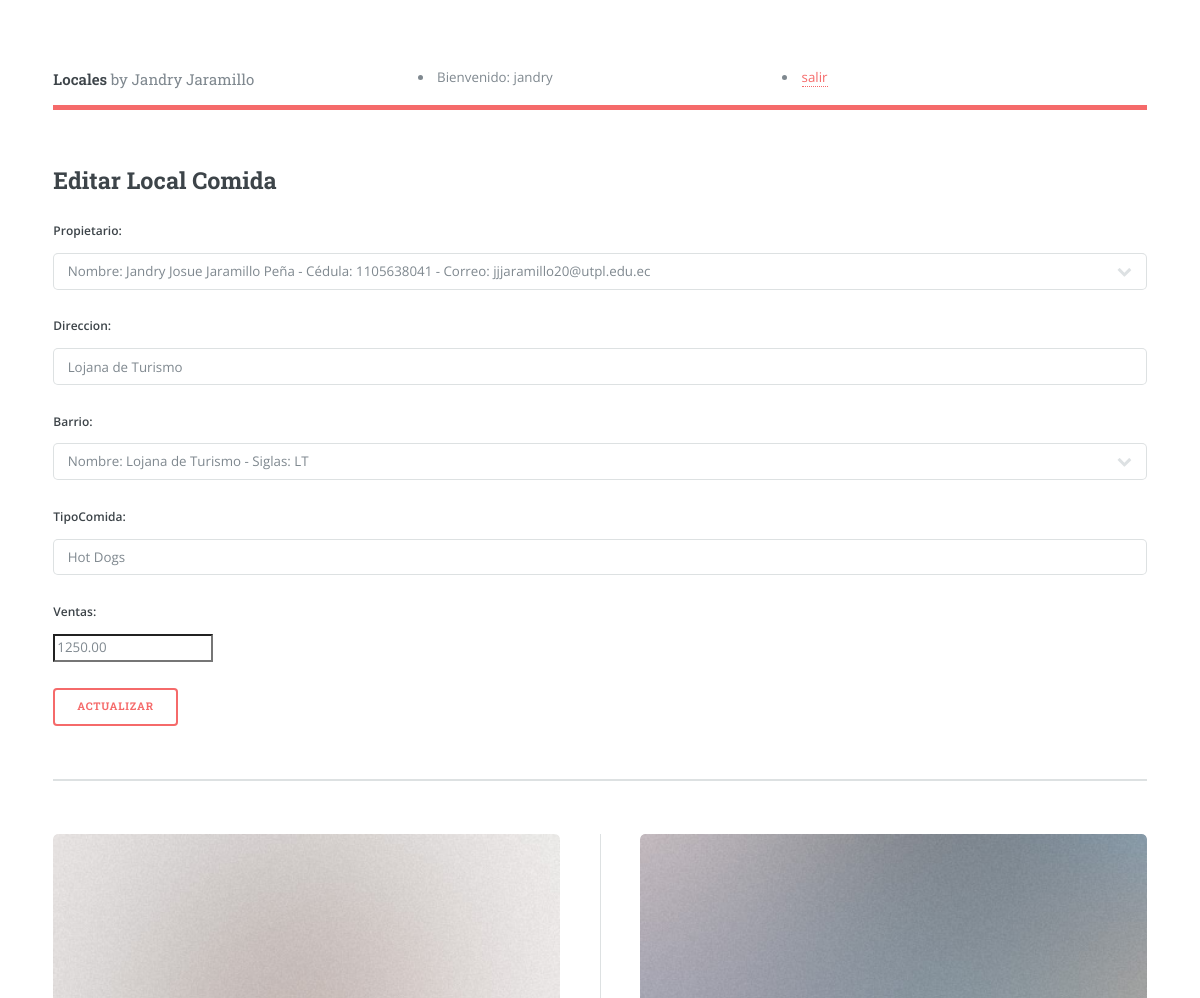
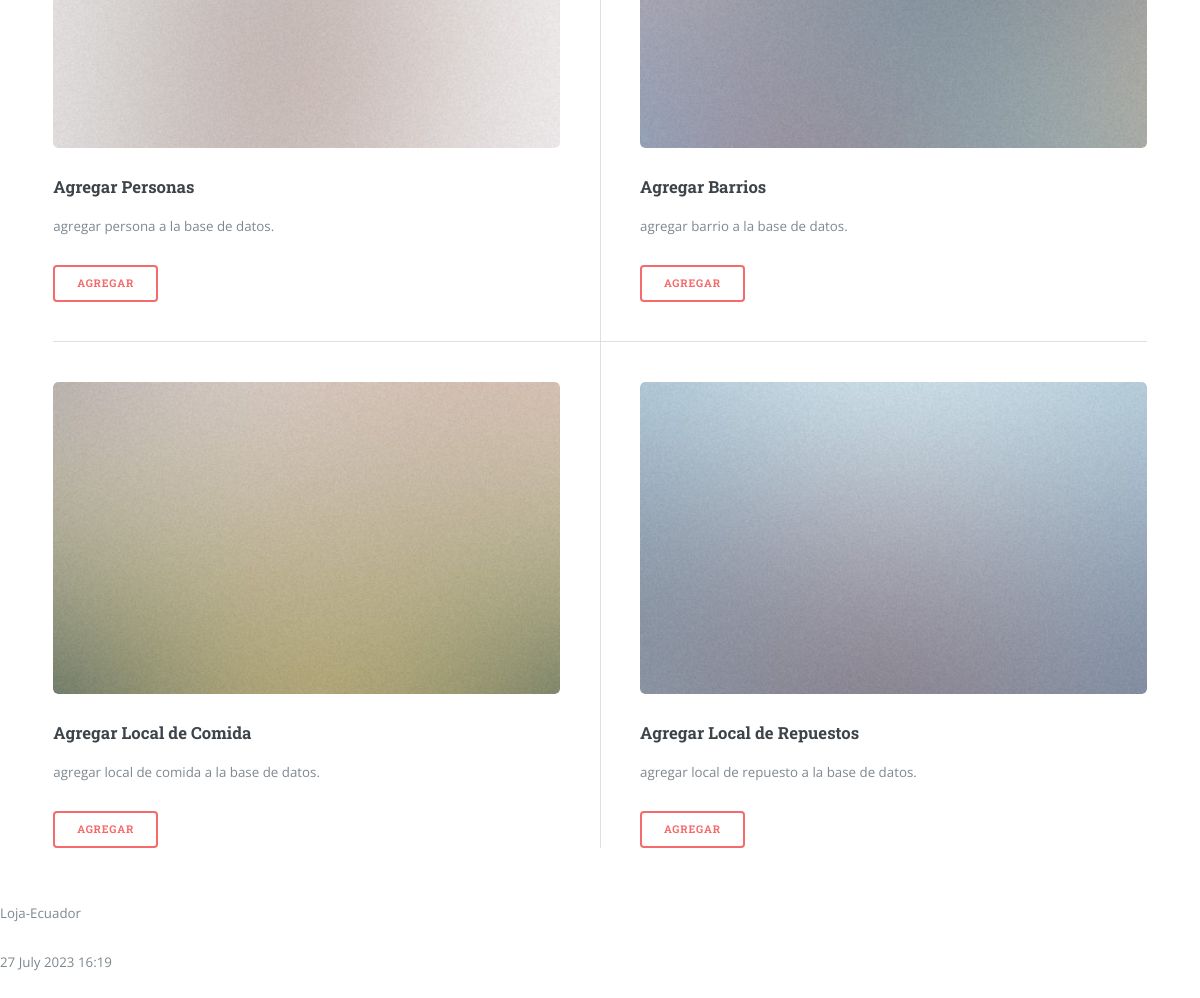
/editarLocalComida/1 (signed in), run on the app's committed database (2 pictures, top to bottom).
### locales/models.py (models this page shows, shortened)
class LocalComida(models.Model):
    propietario = models.ForeignKey(Persona, on_delete=models.CASCADE,
            related_name="personaComida")
    direccion = models.CharField(max_length=80)
    barrio = models.ForeignKey(Barrio, on_delete=models.CASCADE,
            related_name="barrioComida")
    tipoComida = models.CharField(max_length=80)
    ventas = models.DecimalField(max_digits=12, decimal_places=2)

### locales/views.py (the view)
# urls.py: path('editarLocalComida/<int:id>', views.editarLocalComida,
@login_required(login_url="/entrando/login/")
def editarLocalComida(request, id):
    estudiante = LocalComida.objects.get(pk=id)
    if request.method == "POST":
        formulario = LocalComidaForm(request.POST, instance=estudiante)
        print(formulario.errors)
        if formulario.is_valid():
            formulario.save()
            return redirect(listarLocalComida)
    else:
        formulario = LocalComidaForm(instance=estudiante)
    diccionario = {"formulario": formulario}
    return render(request, "editarLocalComida.html", diccionario)

### locales/forms.py
class LocalComidaForm(forms.ModelForm):
    class Meta:
        model = LocalComida
        fields = ['propietario', 'direccion', 'barrio', 'tipoComida', 'ventas']

### locales/models.py (called while the page is built)
    def __str__(self):
        return "Nombre: %s %s - Cédula: %s - Correo: %s" % (self.nombres,
                                self.apellidos,
                                self.cedula,
                                self.correo)

    def __str__(self):
        return "Nombre: %s - Siglas: %s" % (self.nombre,
                          self.siglas)

### locales/templates/editarLocalComida.html (shortened to what this page needs)
{% extends "master.html" %}
{% block content %}
<h2>Editar Local Comida</h3>
<form action="" method="post">
  {{formulario.as_p}}
  <p><input type='submit' value='Actualizar'/></p>
</form>
{% endblock %}

### locales/templates/master.html (shortened to what this page needs)
<!DOCTYPE HTML>
<html>
<head>
    {% load static %}
    <link rel="stylesheet" type="text/css" href="{% static 'css/main.css' %}">
    <link rel="stylesheet" type="text/css" href="https://cdn.datatables.net/1.10.25/css/jquery.dataTables.min.css">
</head>
<body class="is-preload">
    <div id="wrapper">
        <div id="main">
            <div class="inner">
                <header id="header">
                    <a class="logo"><strong>Locales</strong> by Jandry Jaramillo</a>
                    {% if user.is_authenticated %}
                    <li> <span class="nombre_usuario"> Bienvenido: {{user.username}} </span></li>
                    {% endif %}
                    {% if user.is_authenticated %}
                    <li><a href="{% url 'logout_view' %}">salir</a></li>
                    {% else %}
                    <li>[<a href="{% url 'login' %}">ingresar</a>]</li>
                    {% endif %}
                </header>
                <section>
                    {% block content %}
                    {% endblock %}
                </section>
                <section>
                    <div class="posts">
                        <article>
                            <a href="#" class="image"><img src="{% static 'images/pic01.jpg' %}" alt="" /></a>
                            <h3>Agregar Personas</h3>
                            <p>agregar persona a la base de datos.</p>
                            <ul class="actions">
                                <li><a href="{% url 'crearPersonas' %}" class="button">Agregar</a></li>
                            </ul>
                        </article>
                        <article>
                            <a href="#" class="image"><img src="{% static 'images/pic02.jpg' %}" alt="" /></a>
                            <h3>Agregar Barrios</h3>
                            <p>agregar barrio a la base de datos.</p>
                            <ul class="actions">
                                <li><a href="{% url 'crearBarrios' %}" class="button">Agregar</a></li>
                            </ul>
                        </article>
                        <article>
                            <a href="#" class="image"><img src="{% static 'images/pic03.jpg' %}" alt="" /></a>
                            <h3>Agregar Local de Comida</h3>
                            <p>agregar local de comida a la base de datos.</p>
                            <ul class="actions">
                                <li><a href="{% url 'crearLocalComida' %}" class="button">Agregar</a></li>
                            </ul>
                        </article>
                        <article>
                            <a href="#" class="image"><img src="{% static 'images/pic04.jpg' %}" alt="" /></a>
                            <h3>Agregar Local de Repuestos</h3>
                            <p>agregar local de repuesto a la base de datos.</p>
                            <ul class="actions">
                                <li><a href="{% url 'crearLocalRepuesto' %}" class="button">Agregar</a></li>
                            </ul>
                        </article>
                    </div>
                </section>
            </div>
            <footer id="footer">
                <p>Loja-Ecuador</p>
                <p>{% now "j F Y H:i" %}</p>
            </footer>
        </div>
    </div>
</body>
</html>

### data on the page
LocalComida: propietario "Nombre: Jandry Josue Jaramillo Peña - Cédula: 1105638041 - Correo: jjjaramillo20@utpl.edu.ec", direccion "Lojana de Turismo", barrio "Nombre: Lojana de Turismo - Siglas: LT", tipoComida "Hot Dogs", ventas "1250.00"

### other printed values
{{ user.username }} "jandry"
